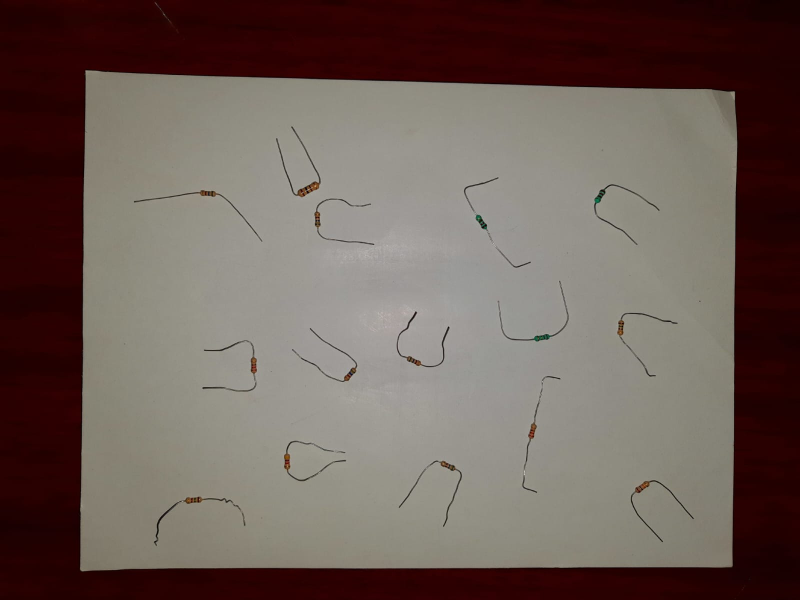
#> input picture img_real.jpg, 1600 x 1200 px (shown at 1/2 size)
$ python img.py
#> lines starting #> are read from the running program, lines starting #| are printed output that depends on the picture; after the words box and inside, x2 and y2 are one past the last pixel; in counts of white or black regions, pixels touching at a corner belong together
import cv2
import numpy as np
import matplotlib.pyplot as plot

image = cv2.imread('img_real.jpg')
#> image is the input picture: shape (1200, 1600, 3); mean B, G, R 87.3, 93.7, 108.9
image = cv2.resize(image, (0, 0), fx = 0.8, fy = 0.8)
#> image: shape (960, 1280, 3)
cv2.waitKey(0)

h, w, _ = image.shape
#> h = 960; w = 1280
h_needed = 720
w_needed = 1280


# cv2.imshow("som1", half)

# Grayscale
gray = cv2.cvtColor(image, cv2.COLOR_BGR2GRAY)
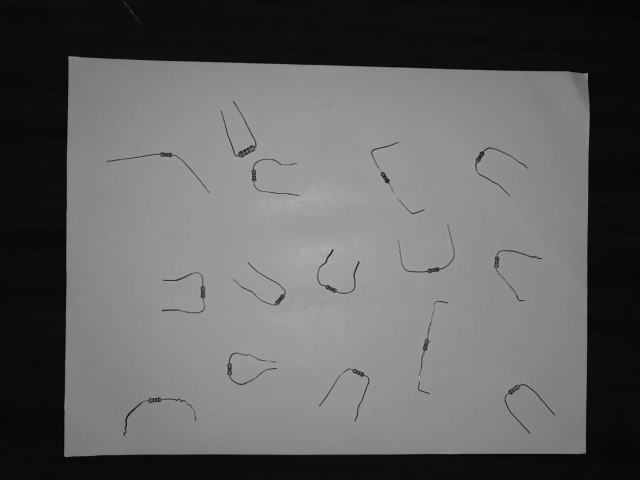
#> gray: shape (960, 1280) (shown at 1/2 size); min 3, max 201, mean 97.5
# [9 lines of commented-out code are left out]
edged = cv2.Canny(gray, 0, 200)
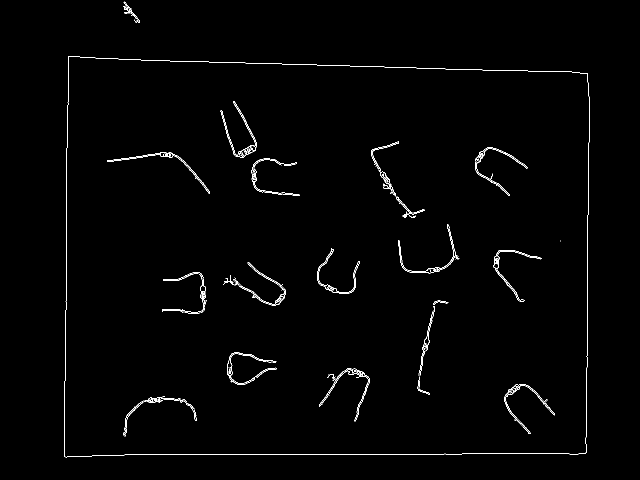
#> edged: shape (960, 1280) (shown at 1/2 size); 1% white in thin lines or dots, all inside (x1, y1, x2, y2) = (128, 3, 1180, 915)
cv2.waitKey(0)

# Finding Contours
# Use a copy of the image e.g. edged.copy()
# since findContours alters the image
contours, hierarchy = cv2.findContours(edged,  cv2.RETR_TREE , cv2.CHAIN_APPROX_SIMPLE)
#> contours = 185 contours, 90 with area under 20; largest, box (x1, y1, x2, y2) and area: (128, 112, 1180, 915) 811881, (128, 112, 1180, 915) 811876, (441, 202, 513, 316) 958, (1009, 768, 1110, 868) 774, (638, 736, 739, 843) 759
# print(contours[0])
# half = cv2.resize(edged, (0, 0), fx = 0.8, fy = 0.8)
cv2.imwrite("canny.jpg", edged)
# cv2.imshow('Canny Edges After Contouring', half)
cv2.waitKey(0)

print("Number of Contours found = " + str(len(contours)))
#| Number of Contours found = 185

# Draw all contours
# -1 signifies drawing all contours
cv2.drawContours(image, contours, -1, (0, 255, 0), 2)
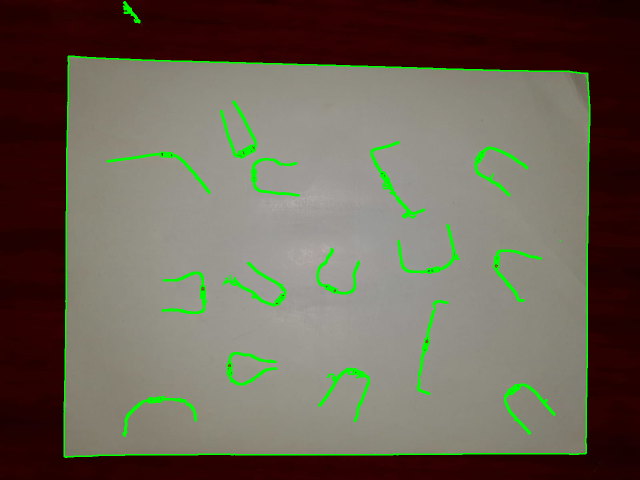
#> image: shape (960, 1280, 3) (shown at 1/2 size); mean B, G, R 84.6, 98.3, 105.8

for c in contours:
    rect = cv2.boundingRect(c)
    # if rect[2] < 70 or rect[3] < 70: continue
    # if  cv2.contourArea(c) > 1000: continue
    # print (cv2.contourArea(c))
    x,y,w,h = rect
    print(x,y,w,h)
    cv2.rectangle(image,(x,y),(x+w,y+h),(0,255,0),2)
    cv2.putText(image,str((x,y,w,h)),(x+w+10,y+h),0,0.3,(0,255,0))
#> this loop made 185 passes
#> (x, y, w, h) on passes 1 to 3: (128, 112, 1052, 803), (128, 112, 1052, 803), (387, 820, 6, 22)
#| 128 112 1052 803
#| 128 112 1052 803
#| 387 820 6 22
#| 390 829 3 3
#| 372 806 17 15
#| 384 814 3 3
#| 378 808 8 8
#| 373 806 6 5
#> (further printed lines are left out)
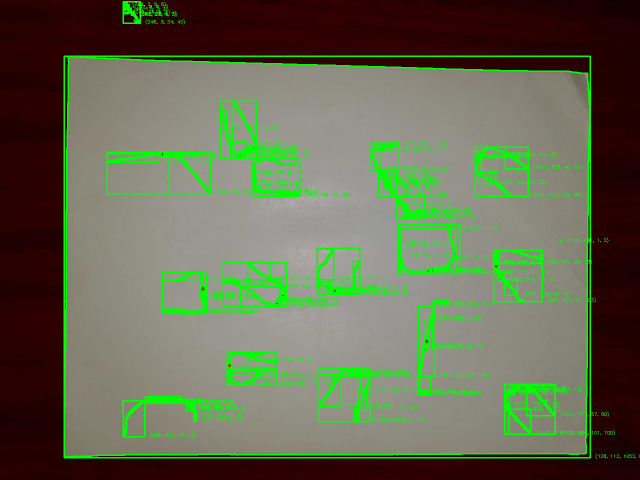
#> image: shape (960, 1280, 3) (shown at 1/2 size); 5.04% of pixels changed, all inside (x1, y1, x2, y2) = (127, 2, 1280, 918)


# plot.imshow(image)
# plot.show()
# cv2.imshow('Contours', image)
cv2.imwrite('actual.jpg', image)
cv2.waitKey(0)
cv2.destroyAllWindows()

$ run again, with test_img.jpg copied over img_real.jpg
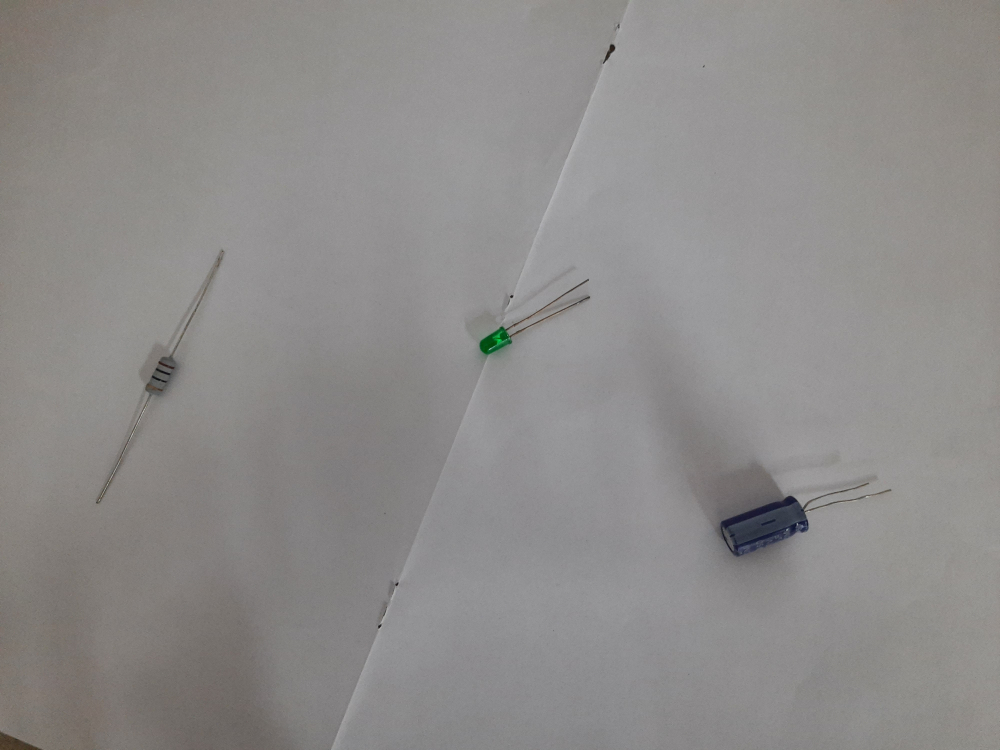
#> input picture test_img.jpg, 4000 x 3000 px (shown at 1/4 size)
#> image is the input picture: shape (3000, 4000, 3); mean B, G, R 138.2, 139.3, 141.4
#> `edged = cv2.Canny(gray, 0, 200)`:
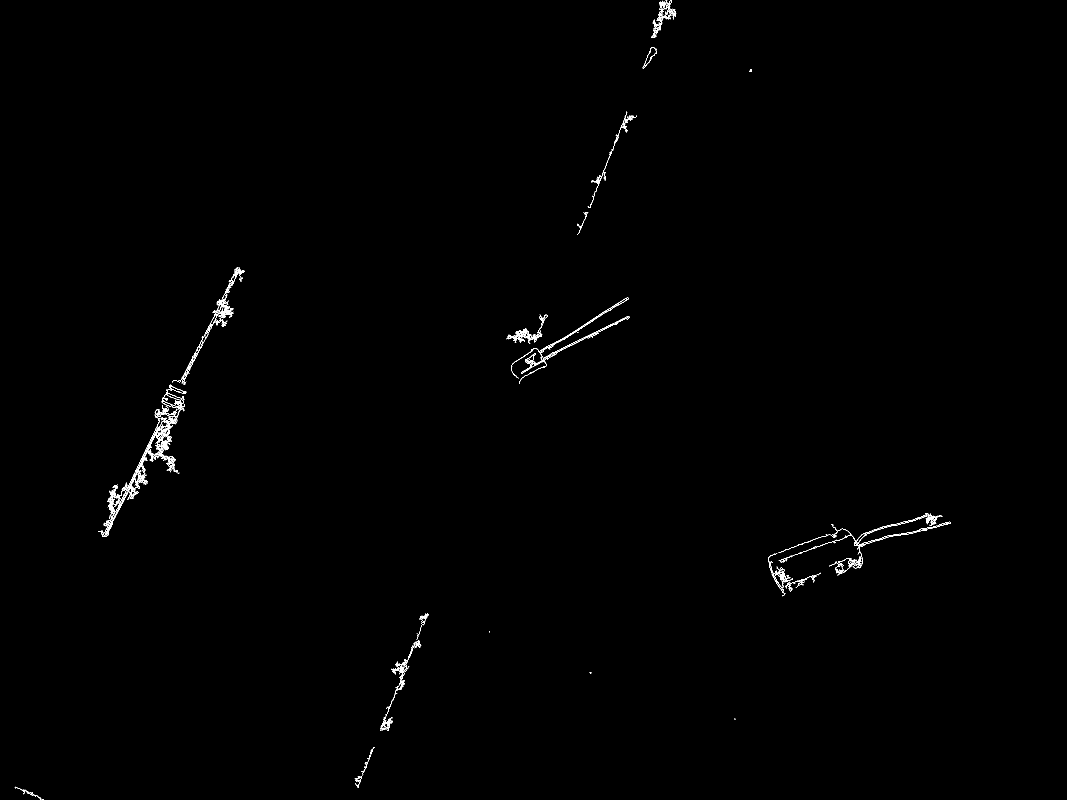
#> edged: shape (2400, 3200) (shown at 1/3 size); 0.28% white in thin lines or dots, all inside (x1, y1, x2, y2) = (44, 0, 2853, 2400)
#> contours = 514 contours, 387 with area under 20; largest, box (x1, y1, x2, y2) and area: (312, 1216, 538, 1609) 2768, (570, 865, 700, 1105) 1036, (1958, 0, 2029, 91) 720, (1519, 953, 1633, 1032) 662, (322, 1257, 479, 1530) 546
#| Number of Contours found = 514
#> the loop `for c in contours:` made 514 passes
#> (x, y, w, h) on passes 1 to 3: (44, 2360, 87, 40), (88, 2378, 14, 8), (1064, 2327, 23, 36)
#> (printed output is left out)
#> after the loop `for c in contours:`:
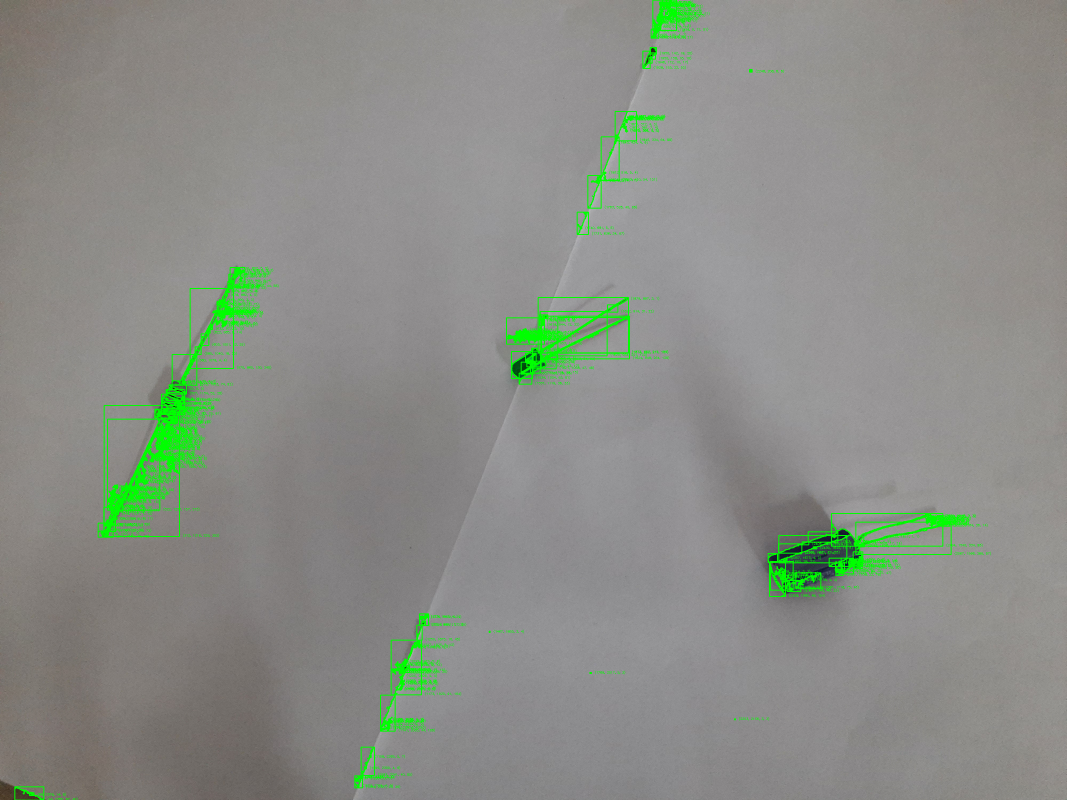
#> image: shape (2400, 3200, 3) (shown at 1/3 size); mean B, G, R 135.4, 142, 138.6
